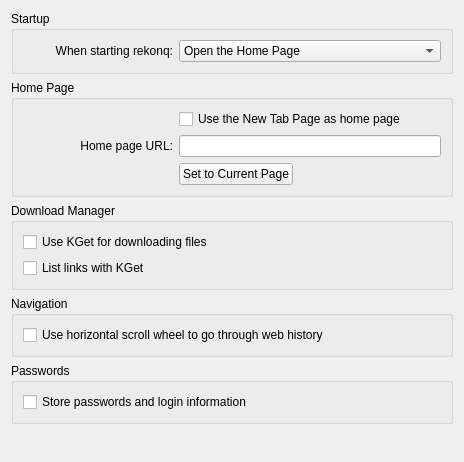
<?xml version="1.0" encoding="UTF-8"?>
<ui version="4.0">
 <class>general</class>
 <widget class="QWidget" name="general">
  <property name="geometry">
   <rect>
    <x>0</x>
    <y>0</y>
    <width>464</width>
    <height>462</height>
   </rect>
  </property>
  <property name="windowTitle">
   <string>General</string>
  </property>
  <layout class="QVBoxLayout" name="verticalLayout">
   <item>
    <widget class="QGroupBox" name="groupBox_2">
     <property name="title">
      <string>Startup</string>
     </property>
     <layout class="QFormLayout" name="formLayout">
      <item row="0" column="0">
       <widget class="QLabel" name="label">
        <property name="sizePolicy">
         <sizepolicy hsizetype="Fixed" vsizetype="Preferred">
          <horstretch>0</horstretch>
          <verstretch>0</verstretch>
         </sizepolicy>
        </property>
        <property name="minimumSize">
         <size>
          <width>150</width>
          <height>0</height>
         </size>
        </property>
        <property name="layoutDirection">
         <enum>Qt::LeftToRight</enum>
        </property>
        <property name="text">
         <string>When starting rekonq:</string>
        </property>
        <property name="alignment">
         <set>Qt::AlignRight|Qt::AlignTrailing|Qt::AlignVCenter</set>
        </property>
       </widget>
      </item>
      <item row="0" column="1">
       <widget class="KComboBox" name="kcfg_startupBehaviour">
        <property name="sizePolicy">
         <sizepolicy hsizetype="Expanding" vsizetype="Fixed">
          <horstretch>0</horstretch>
          <verstretch>0</verstretch>
         </sizepolicy>
        </property>
        <item>
         <property name="text">
          <string>Open the Home Page</string>
         </property>
        </item>
        <item>
         <property name="text">
          <string>Open the New Tab Page</string>
         </property>
        </item>
        <item>
         <property name="text">
          <string>Restore the Last Opened Tabs</string>
         </property>
        </item>
       </widget>
      </item>
     </layout>
    </widget>
   </item>
   <item>
    <widget class="QGroupBox" name="groupBox">
     <property name="title">
      <string>Home Page</string>
     </property>
     <layout class="QFormLayout" name="formLayout_2">
      <item row="1" column="0">
       <widget class="QLabel" name="label_2">
        <property name="sizePolicy">
         <sizepolicy hsizetype="Fixed" vsizetype="Preferred">
          <horstretch>0</horstretch>
          <verstretch>0</verstretch>
         </sizepolicy>
        </property>
        <property name="minimumSize">
         <size>
          <width>150</width>
          <height>0</height>
         </size>
        </property>
        <property name="text">
         <string>Home page URL:</string>
        </property>
        <property name="alignment">
         <set>Qt::AlignRight|Qt::AlignTrailing|Qt::AlignVCenter</set>
        </property>
       </widget>
      </item>
      <item row="1" column="1">
       <widget class="KLineEdit" name="kcfg_homePage">
        <property name="enabled">
         <bool>true</bool>
        </property>
        <property name="sizePolicy">
         <sizepolicy hsizetype="MinimumExpanding" vsizetype="Fixed">
          <horstretch>0</horstretch>
          <verstretch>0</verstretch>
         </sizepolicy>
        </property>
       </widget>
      </item>
      <item row="2" column="1">
       <layout class="QHBoxLayout" name="horizontalLayout_3">
        <item>
         <widget class="QPushButton" name="setHomeToCurrentPageButton">
          <property name="text">
           <string>Set to Current Page</string>
          </property>
         </widget>
        </item>
        <item>
         <spacer name="horizontalSpacer">
          <property name="orientation">
           <enum>Qt::Horizontal</enum>
          </property>
          <property name="sizeHint" stdset="0">
           <size>
            <width>40</width>
            <height>20</height>
           </size>
          </property>
         </spacer>
        </item>
       </layout>
      </item>
      <item row="0" column="1">
       <widget class="QCheckBox" name="kcfg_useNewTabPage">
        <property name="text">
         <string>Use the New Tab Page as home page</string>
        </property>
       </widget>
      </item>
     </layout>
    </widget>
   </item>
   <item>
    <widget class="QGroupBox" name="groupBox_4">
     <property name="title">
      <string>Download Manager</string>
     </property>
     <layout class="QVBoxLayout" name="verticalLayout_2">
      <item>
       <widget class="QCheckBox" name="kcfg_kgetDownload">
        <property name="text">
         <string>Use KGet for downloading files</string>
        </property>
       </widget>
      </item>
      <item>
       <widget class="QCheckBox" name="kcfg_kgetList">
        <property name="whatsThis">
         <string>If enabled, rekonq will display an additional context menu entry, which, when selected, lists all available links of the current website in KGet.</string>
        </property>
        <property name="text">
         <string>List links with KGet</string>
        </property>
       </widget>
      </item>
     </layout>
    </widget>
   </item>
   <item>
    <widget class="QGroupBox" name="groupBox_5">
     <property name="title">
      <string>Navigation</string>
     </property>
     <layout class="QVBoxLayout" name="verticalLayout_3">
      <item>
       <widget class="QCheckBox" name="kcfg_hScrollWheelHistory">
        <property name="text">
         <string>Use horizontal scroll wheel to go through web history</string>
        </property>
       </widget>
      </item>
     </layout>
    </widget>
   </item>
   <item>
    <widget class="QGroupBox" name="groupBox_6">
     <property name="title">
      <string>Passwords</string>
     </property>
     <layout class="QVBoxLayout" name="verticalLayout_4">
      <item>
       <widget class="QCheckBox" name="kcfg_storeLoginInfo">
        <property name="text">
         <string>Store passwords and login information</string>
        </property>
       </widget>
      </item>
     </layout>
    </widget>
   </item>
   <item>
    <spacer name="verticalSpacer">
     <property name="orientation">
      <enum>Qt::Vertical</enum>
     </property>
     <property name="sizeHint" stdset="0">
      <size>
       <width>20</width>
       <height>179</height>
      </size>
     </property>
    </spacer>
   </item>
  </layout>
 </widget>
 <customwidgets>
  <customwidget>
   <class>KLineEdit</class>
   <extends>QLineEdit</extends>
   <header>klineedit.h</header>
  </customwidget>
  <customwidget>
   <class>KComboBox</class>
   <extends>QComboBox</extends>
   <header>kcombobox.h</header>
  </customwidget>
 </customwidgets>
 <resources/>
 <connections/>
</ui>
